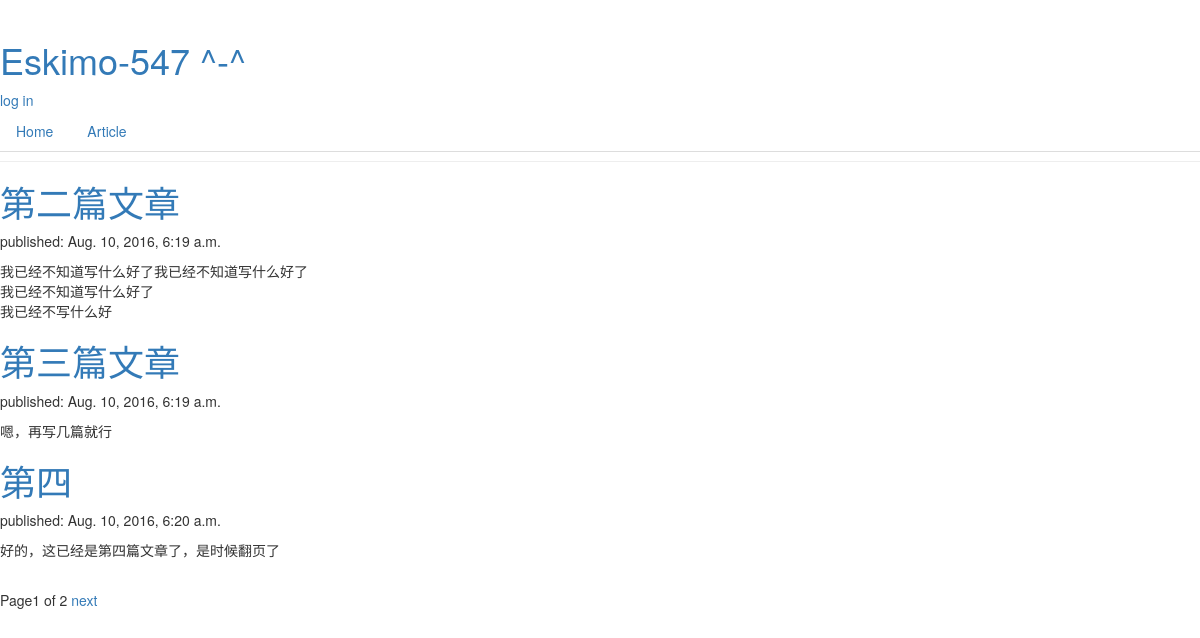
The page / on the database its author committed.
### article/models.py (models this page shows, shortened)
class Article(models.Model):
    author = models.ForeignKey(User)
    title = models.CharField(max_length= 200)
    text = models.TextField()
    create_date = models.DateTimeField(default= timezone.now)
    published_date = models.DateTimeField(blank = True,null = True)

### article/views.py (the view)
# urls.py: url(r'^$',views.article_list),
def article_list(request):
    posts = Article.objects.all()
    pageinator = Paginator(posts, 3)
    page = request.GET.get('page')
    try:
        posts = pageinator.page(page)
    except PageNotAnInteger:
        posts = pageinator.page(1)
    except EmptyPage:
        posts = pageinator(pageinator.num_pages)
    return render(request,'article/article_list.html',{'posts':posts})

### article/templates/article/article_list.html (shortened to what this page needs)
{% extends 'article/base.html' %}
{% block content %}
{% for post in posts %}
<div class="post">
<h1><a href="{% url 'article.views.article_detail' pk=post.pk %}">{{ post.title }}</a></h1>
<p>published: {{ post.published_date }}</p>
<p>{{ post.text|linebreaks }}</p>
</div>
{% endfor %}
<div class="pagination">
    <span class="step-links">
        <span class="current">
        Page{{posts.number}} of {{posts.paginator.num_pages}}
        </span>
        {% if posts.has_next %}
            <a href ="?page={{posts.next_page_number}}">next</a>
        {% endif %}
        </span>
    </div>
{% endblock %}

### article/templates/article/base.html (shortened to what this page needs)
{% load staticfiles %}
 <link href="http://apps.bdimg.com/libs/bootstrap/2.3.2/css/bootstrap.min.css" rel="stylesheet">
<html>
<head>
</head>
<body>
    <div class="page-header">
        <h1><a href="/">Eskimo-547 ^-^</a></h1>
        {% if user.is_authenticated %}
        <p class="text-right">Hello {{ user.username }}<small>&nbsp;<a href="{% url 'django.contrib.auth.views.logout' %}">Log out</a></small>></p>
        {% else %}
        <a href="{% url 'django.contrib.auth.views.login' %}" class="top-menu">log in</a>
        {% endif %}
        <ul  class = "nav nav-tabs">
            <li class=""><a href="/">Home</a></li>
            <li class = ""><a href ="/">Article</a></li>
        </ul>
    </div>
        {% block content %}{% endblock %}
</body>
</html>

### rows shown on the page
Article: title "第二篇文章", published_date "Aug. 10, 2016, 6:19 a.m.", text "我已经不知道写什么好了我已经不知道写什么好了 我已经不知道写什么好了 我已经不写什么好"
Article: title "第三篇文章", published_date "Aug. 10, 2016, 6:19 a.m.", text "嗯，再写几篇就行"
Article: title "第四", published_date "Aug. 10, 2016, 6:20 a.m.", text "好的，这已经是第四篇文章了，是时候翻页了"

### other values the page prints
{{ posts.number }} "1"
{{ posts.paginator.num_pages }} "2"
